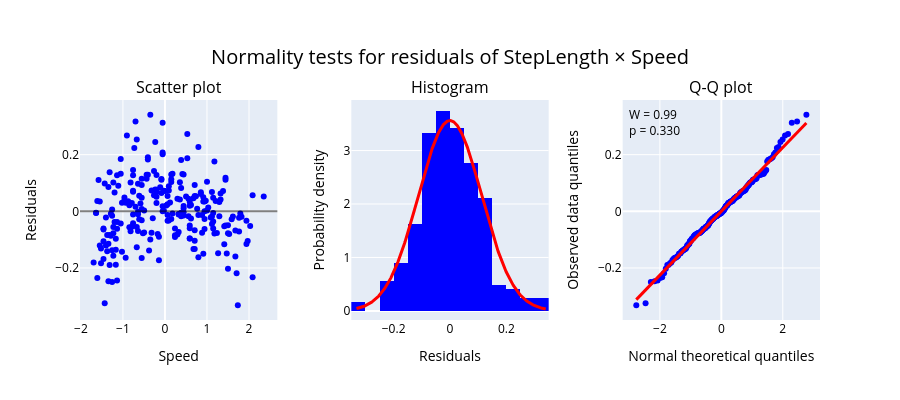

Notebook source saved alongside this figure:
### Code cell
plot_residuals(fit=fit_re_leaveout[1], kind='conditional', xlabel= 'Speed', ylabel='StepLength',
               hover=('Subject', df2['Subject']));

### Figure 1 — Plotly figure (JSON) as saved in the notebook; plotly's stock layout.template omitted (floating-point values rounded to 4 significant figures; data arrays with more than 128 entries replaced by an {"elided": "..."} marker saying what was removed)
{"data": [{"customdata": {"elided": "246 int values"}, "hovertemplate": "<b>Subject: %{customdata}</b> <br>Speed: %{x} <br>Residual: %{y} ", "marker": {"color": "blue"}, "mode": "markers", "name": "", "type": "scatter", "x": {"elided": "246 float values"}, "xaxis": "x", "y": {"elided": "246 float values"}, "yaxis": "y"}, {"histnorm": "probability density", "marker": {"color": "blue"}, "name": "", "type": "histogram", "x": {"elided": "246 float values"}, "xaxis": "x2", "yaxis": "y2"}, {"line": {"color": "red", "width": 3}, "mode": "lines", "name": "", "type": "scatter", "x": {"elided": "500 float values"}, "xaxis": "x2", "y": {"elided": "500 float values"}, "yaxis": "y2"}, {"marker": {"color": "blue"}, "mode": "markers", "name": "", "type": "scatter", "x": {"elided": "246 float values"}, "xaxis": "x3", "y": {"elided": "246 float values"}, "yaxis": "y3"}, {"line": {"color": "red", "width": 3}, "mode": "lines", "name": "", "type": "scatter", "x": [-2.769, 2.769], "xaxis": "x3", "y": [-0.3119, 0.3119], "yaxis": "y3"}], "layout": {"annotations": [{"font": {"size": 16}, "showarrow": false, "text": "Scatter plot", "x": 0.1333, "xanchor": "center", "xref": "paper", "y": 1.0, "yanchor": "bottom", "yref": "paper"}, {"font": {"size": 16}, "showarrow": false, "text": "Histogram", "x": 0.5, "xanchor": "center", "xref": "paper", "y": 1.0, "yanchor": "bottom", "yref": "paper"}, {"font": {"size": 16}, "showarrow": false, "text": "Q-Q plot", "x": 0.8667, "xanchor": "center", "xref": "paper", "y": 1.0, "yanchor": "bottom", "yref": "paper"}, {"align": "left", "showarrow": false, "text": "W = 0.99<br>p = 0.330", "valign": "top", "x": 0.02, "xref": "x3 domain", "y": 0.98, "yref": "y3 domain"}], "font": {"color": "black"}, "height": 400, "shapes": [{"line": {"color": "rgba(0,0,0,.5)", "width": 2}, "type": "line", "x0": 0, "x1": 1, "xref": "x domain", "y0": 0, "y1": 0, "yref": "y"}], "showlegend": false, "title": {"font": {"size": 20}, "text": "Normality tests for residuals of StepLength &times; Speed", "x": 0.5, "xanchor": "center", "yanchor": "top"}, "xaxis": {"anchor": "y", "domain": [0.0, 0.2667], "title": {"text": "Speed"}}, "xaxis2": {"anchor": "y2", "domain": [0.3667, 0.6333], "title": {"text": "Residuals"}}, "xaxis3": {"anchor": "y3", "domain": [0.7333, 1.0], "title": {"text": "Normal theoretical quantiles"}}, "yaxis": {"anchor": "x", "domain": [0.0, 1.0], "title": {"text": "Residuals"}}, "yaxis2": {"anchor": "x2", "domain": [0.0, 1.0], "title": {"text": "Probability density"}}, "yaxis3": {"anchor": "x3", "domain": [0.0, 1.0], "title": {"text": "Observed data quantiles"}}}}
